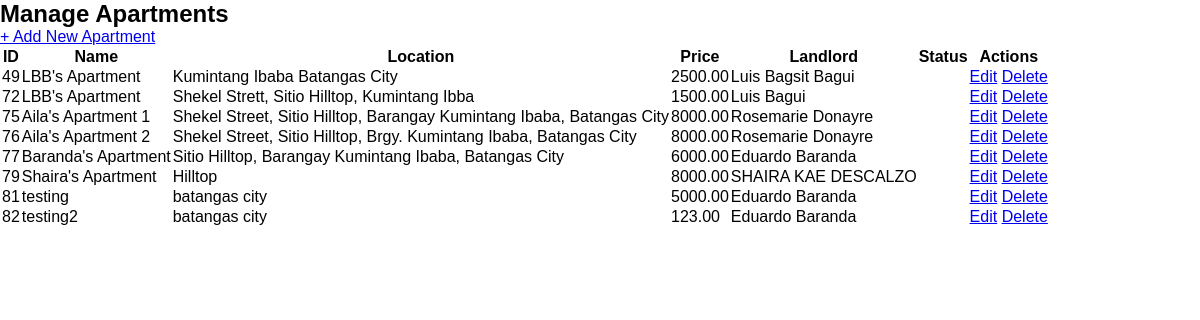
Page /admin/manage_apartments.php on the committed database.
### tables this page shows
CREATE TABLE `apartments` (
  `id` int(11) NOT NULL,
  `name` varchar(255) NOT NULL,
  `location` varchar(255) NOT NULL,
  `location_link` text DEFAULT NULL,
  `price` decimal(10,2) NOT NULL,
  `features` text DEFAULT NULL,
  `image` varchar(255) DEFAULT 'default_apartment.jpg',
  `landlord_id` int(11) NOT NULL,
  `created_at` timestamp NOT NULL DEFAULT current_timestamp(),
  `apartment_type` enum('Studio','Loft','Duplex','Micro') NOT NULL DEFAULT 'Studio'
);

CREATE TABLE `users` (
  `id` int(11) NOT NULL,
  `mobile` varchar(15) NOT NULL,
  `name` varchar(100) NOT NULL,
  `email` varchar(100) NOT NULL,
  `password` varchar(255) NOT NULL,
  `user_type` enum('Tenant','Landlord') NOT NULL,
  `created_at` timestamp NOT NULL DEFAULT current_timestamp(),
  `selected_apartment` int(11) DEFAULT NULL,
  `proof_image` varchar(255) DEFAULT NULL,
  `status` enum('Pending','Approved') DEFAULT 'Pending'
);

### admin/manage_apartments.php (the view, shortened to what this page needs)
<?php
include("config.php");
$query = "SELECT apartments.*, users.name AS landlord_name FROM apartments
          JOIN users ON apartments.landlord_id = users.id";
$apartments = $pdo->query($query)->fetchAll();
?>
<!DOCTYPE html>
<html lang="en">
<head>
    <link rel="stylesheet" href="styles.css">
</head>
<body>
    <h2>Manage Apartments</h2>
    <a href="add_apartment.php">+ Add New Apartment</a>
    <table>
        <tr>
            <th>ID</th>
            <th>Name</th>
            <th>Location</th>
            <th>Price</th>
            <th>Landlord</th>
            <th>Status</th>
            <th>Actions</th>
        </tr>
        <?php foreach ($apartments as $apartment) : ?>
            <tr>
                <td><?= $apartment["id"]; ?></td>
                <td><?= $apartment["name"]; ?></td>
                <td><?= $apartment["location"]; ?></td>
                <td><?= $apartment["price"]; ?></td>
                <td><?= $apartment["landlord_name"]; ?></td>
                <td><?= $apartment["status"]; ?></td>
                <td>
                    <a href="edit_apartment.php?id=<?= $apartment["id"]; ?>">Edit</a>
                    <a href="delete_apartment.php?id=<?= $apartment["id"]; ?>" onclick="return confirm('Are you sure?');">Delete</a>
                </td>
            </tr>
        <?php endforeach; ?>
    </table>
</body>
</html>

### admin/styles.css (style rules this page uses)
* { margin: 0; padding: 0; box-sizing: border-box; }
body { font-family: Arial, sans-serif; background-color: #ffffff; color: #000000; }

### rows in the picture
apartments: id "49", name "LBB's Apartment", location "Kumintang Ibaba Batangas City", price "2500.00", landlord.name "Luis Bagsit Bagui"
apartments: id "72", name "LBB's Apartment", location "Shekel Strett, Sitio Hilltop, Kumintang Ibba", price "1500.00", landlord.name "Luis Bagui"
apartments: id "75", name "Aila's Apartment 1", location "Shekel Street, Sitio Hilltop, Barangay Kumintang Ibaba, Batangas City", price "8000.00", landlord.name "Rosemarie Donayre"
apartments: id "76", name "Aila's Apartment 2", location "Shekel Street, Sitio Hilltop, Brgy. Kumintang Ibaba, Batangas City", price "8000.00", landlord.name "Rosemarie Donayre"
apartments: id "77", name "Baranda's Apartment", location "Sitio Hilltop, Barangay Kumintang Ibaba, Batangas City", price "6000.00", landlord.name "Eduardo Baranda"
apartments: id "79", name "Shaira's Apartment", location "Hilltop", price "8000.00", landlord.name "SHAIRA KAE DESCALZO"
apartments: id "81", name "testing", location "batangas city", price "5000.00", landlord.name "Eduardo Baranda"
apartments: id "82", name "testing2", location "batangas city", price "123.00", landlord.name "Eduardo Baranda"
